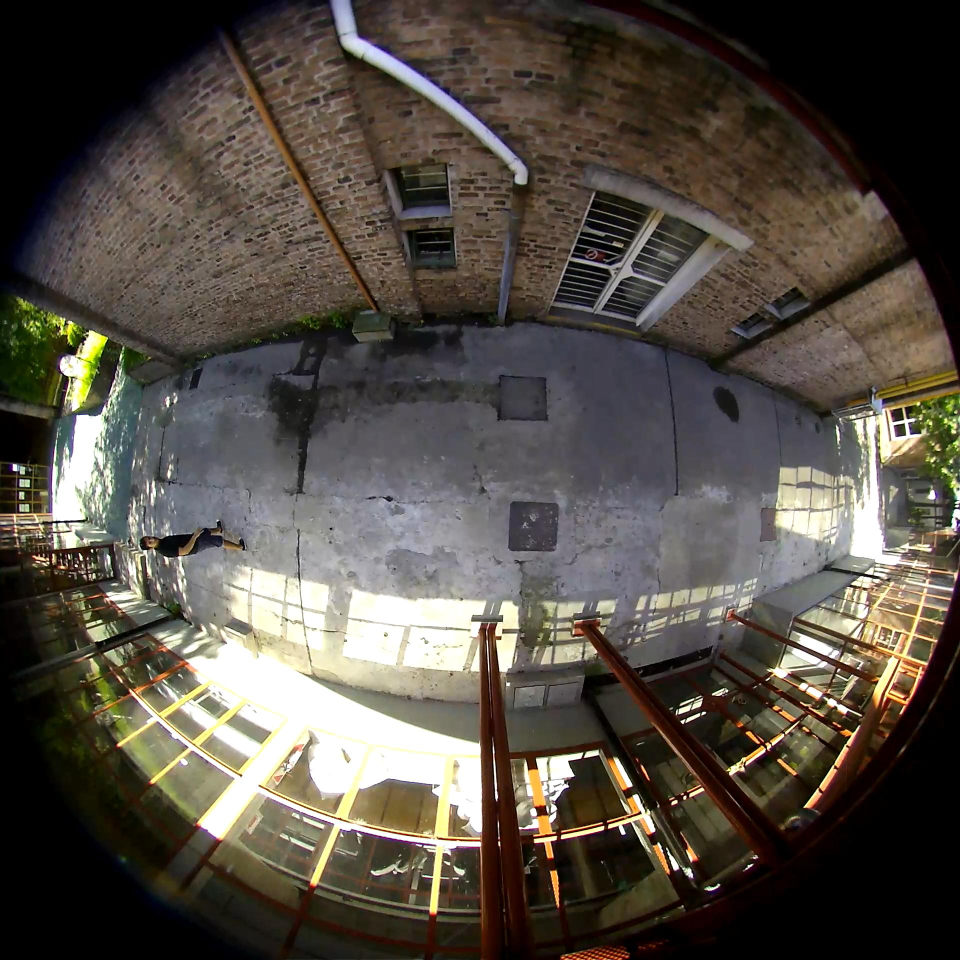
#> input picture code/py/resources/IM1.jpg, 1920 x 1920 px, given in place of agora.mp4, which was not available (shown at 1/2 size)
$ python kalman.py
#> lines starting #> are read from the running program, lines starting #| are printed output that depends on the picture; after the words box and inside, x2 and y2 are one past the last pixel; in counts of white or black regions, pixels touching at a corner belong together; pictures that were not available may be replaced by others from this repository, and a replacement may not be noted
# kalman.py

# Librerias importadas
import cv2

# Video a analizar
cap = cv2.VideoCapture('../../../../video/unq/agora.mp4')
#cap = cv2.VideoCapture('../../../../video/balkon/balkonSummer.mp4')

# Creacion del sustractor de fondo MOG2
bs = cv2.createBackgroundSubtractorMOG2()
bs.setDetectShadows(True)
bs.setShadowValue(0) #127
bs.setHistory(100) #500
#bs.setVarThreshold(36) #16
#bs.setBackgroundRatio(0.5) #0.9

bs1 = cv2.createBackgroundSubtractorMOG2()
bs1.setDetectShadows(True)
bs1.setShadowValue(0)
bs1.setHistory(100)
#bs1.setVarThreshold(36)
#bs1.setBackgroundRatio(0.5)

# Tiempo en ms a esperar entre frames, 0 = para siempre
tms = 10

# Kernel
kernel = cv2.getStructuringElement(cv2.MORPH_RECT,(3,3))

# Loop principal
while(cap.isOpened()):
  frame = cv2.resize(cap.read()[1],(480,480))
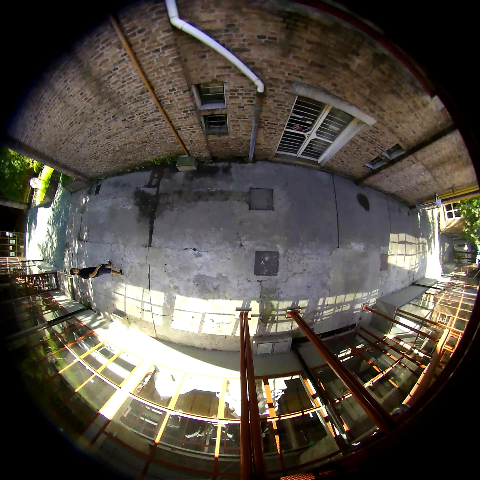
#> frame: shape (480, 480, 3); mean B, G, R 68.7, 77.1, 83.7
  # Se aplica el sustractor de fondo
  blur = cv2.GaussianBlur(frame,(11,11),0)
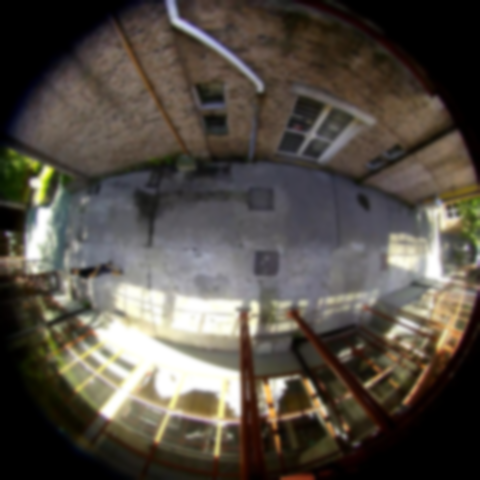
#> blur: shape (480, 480, 3); mean B, G, R 68.7, 77.1, 83.7
  msk = bs.apply(blur)
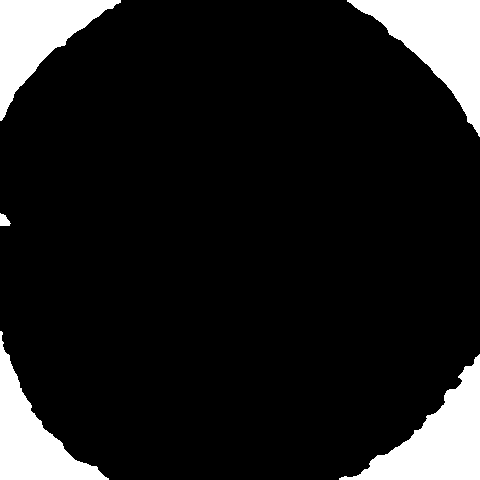
#> msk: shape (480, 480); 11.6% white; 5 white regions, box (x1, y1, x2, y2) and area: (347, 0, 480, 137) 7647, (339, 354, 480, 480) 7165, (0, 0, 121, 121) 6091, (0, 331, 109, 480) 5753, (0, 213, 11, 226) 99
  # Se filtra el ruido
  frg = cv2.morphologyEx(msk, cv2.MORPH_OPEN, kernel)
#> frg: shape (480, 480); 11.6% white; 5 white regions, box (x1, y1, x2, y2) and area: (347, 0, 480, 136) 7646, (339, 355, 480, 480) 7158, (0, 0, 121, 121) 6091, (0, 331, 109, 480) 5751, (0, 214, 10, 226) 97
  # Se muestran los distintos pasos del algoritmo
#  cv2.imshow('1 - Frame',cv2.resize(frame,(500,500)))
  cv2.imshow('2 - FRG',frg)
  cv2.moveWindow('2 - FRG',0,0)
#  cv2.imshow('3 - FFRG',ffrg)
  # Botones de terminado, pausado, reanudar
  k = cv2.waitKey(tms) & 0xFF
#> (key q is pressed here)
  if k == ord('q'):
    break # Terminar
  elif k == ord('p'):
    tms = 0 #Pausar
  elif k == ord('f'):
    tms = 10 # Reanudar

# Liberar el video y destruir las ventanas
cap.release()
cv2.destroyAllWindows()

$ run again, on code/py/resources/map.png
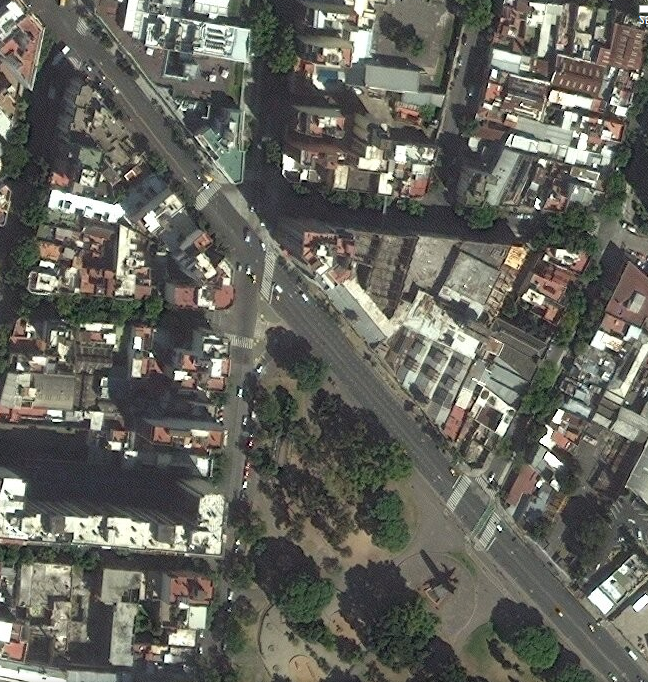
#> input picture code/py/resources/map.png, 648 x 682 px, given in place of agora.mp4, which was not available
#> `frame = cv2.resize(cap.read()[1],(480,480))`:
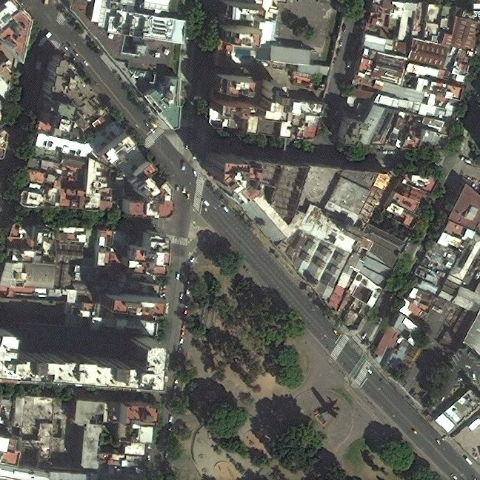
#> frame: shape (480, 480, 3); mean B, G, R 92.3, 100, 100
#> `blur = cv2.GaussianBlur(frame,(11,11),0)`:
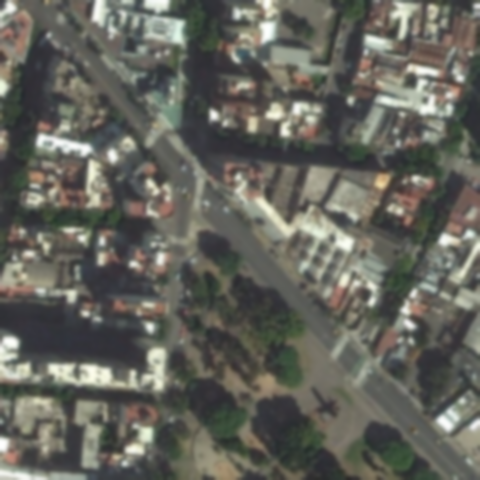
#> blur: shape (480, 480, 3); mean B, G, R 92.3, 100.1, 100
#> msk: shape (480, 480); every value is 0
